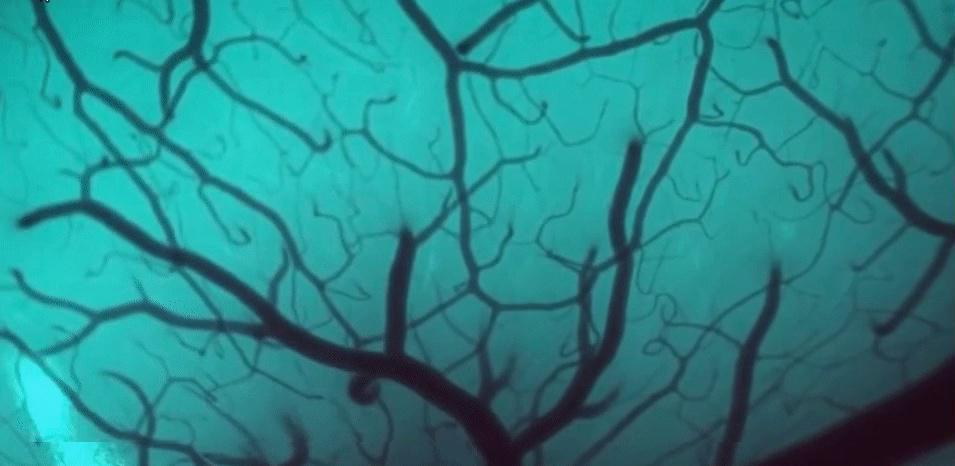
#> input picture image_manipulation/left_crop/left_crop_104.jpg, 955 x 466 px; its folder holds only this picture in this run
$ python test.py
#> lines starting #> are read from the running program, lines starting #| are printed output that depends on the picture; long printed decimals are rounded
### RL/Custom_Env/helper_functions.py
import os
import sys
import glob
import math

import cv2
import numpy as np


###################
# HELPER FUNCTIONS
###################
def order_files_by_date(path_to_folder, file_type):
    files = glob.glob("%s*%s" % (path_to_folder, file_type))
    files.sort(key=os.path.getmtime)
    return files


def get_example_image(image_files, index):
    """Extract an image from a list of file names by index

    Arguments:
        image_files {[list]} -- [list of image files]
        index {[int]} -- [image in the list of files we would like to access]
    """
#> called with index = 0
    img = cv2.imread(image_files[index])
#> img is the input picture: shape (466, 955, 3); mean B, G, R 137.5, 135.7, 38.9
    # Threshold all pixels to be entirelly white or black (for some reason some of the pixels were 244 / 1)
    img[img > 150] = 255
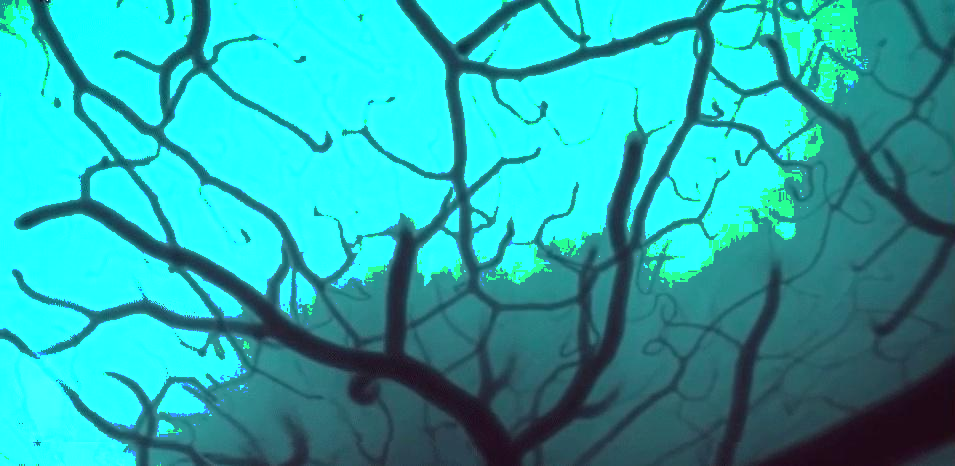
#> img: shape (466, 955, 3); mean B, G, R 173, 171, 38.9
    img[img < 150] = 0
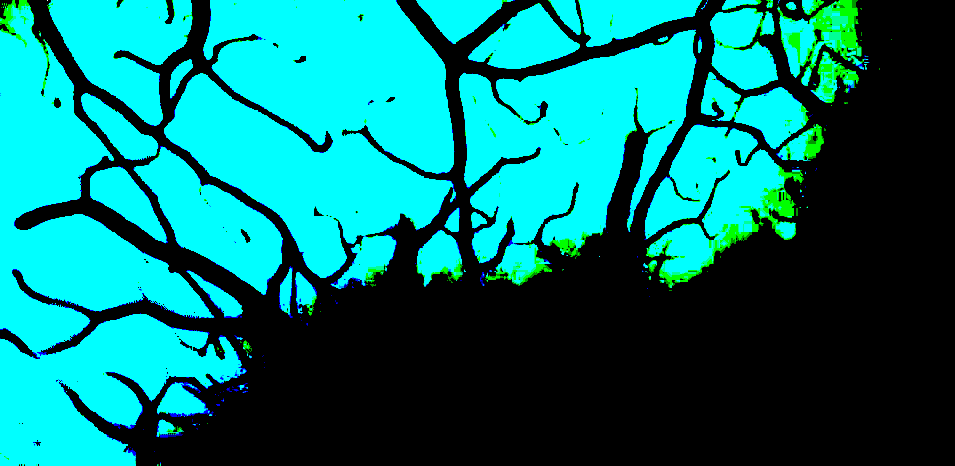
#> img: shape (466, 955, 3); mean B, G, R 116, 119.3, 0
    print(f"Shape: {img.shape}, Size: {img.size}, Unique: {np.unique(img)}")
#| Shape: (466, 955, 3), Size: 1335090, Unique: [  0 150 255]
    return img


def euc_dist(p1, p2):
    """Return the euclidean distance between two poitns

    Arguments:
        p1 {[x, y]} -- [point containing [x, y] coordinates in a list]
        p2 {[x, y]} -- [point containing [x, y] coordinates in a list]

    Returns:
        [int] -- [The euclidean distance between two points]
    """
    return math.sqrt(((p1[0] - p2[0]) ** 2) + ((p1[1] - p2[1]) ** 2))


def black_pixel_bool(vessel_img, i, j):
    """Return boolean indicating if a pixel in vessel_img at the ith row and jth column is black

    Arguments:
        vessel_img {[nparray]} -- [input image of segmented vasculature]
        i {[type]} -- [row]
        j {[type]} -- [column]

    Returns:
        [bool] -- [black = true, white = false]
    """
    if (
        vessel_img[i][j][0] == 0
        and vessel_img[i][j][1] == 0
        and vessel_img[i][j][2] == 0
    ):
        return True
    else:
        return False

### RL/Custom_Env/neural_thread.py
try:
    import sys
    sys.path.remove('/opt/ros/kinetic/lib/python2.7/dist-packages')
except:
    print('okay')

import cv2
import math
import numpy as np

from helper_functions import *

class Thread: # Note, often times in my writing I use thread and lace iterchangably to describe neural lace
    def __init__(self, SIZE):
        self.SIZE = SIZE
        self.x = np.random.randint(0, SIZE)
        self.y = np.random.randint(0, SIZE)

    def __str__(self):
        return f"x:{self.x}, y:{self.y}"

    # [35 lines left out: functions action, move, not called in this run]

    def distance(self, vessel_image, distance_dict):
        """Compute distance between a electrode thread and the nearest blood vessel

        Arguments:
            vessel_image {[nparray]} -- [input image of segmented vasculature]
        """
        # Compute all possible distances between self and other pixels
        for i in range(len(vessel_image)):
            for j in range(len(vessel_image)):
                if black_pixel_bool(vessel_image, i, j) == True:
                    result = euc_dist([i, j], [self.y, self.x])

                    distance_dict.add((i, j), result)
#> after the loop, distance_dict = 77067 items

        running_min = min(distance_dict.values())
#> running_min = 13.45
        smallest_distance = [key for key in distance_dict if distance_dict[key] == running_min]
#> smallest_distance = [(107, 56)]

        x = smallest_distance[0][0]
#> x = 107
        y = smallest_distance[0][1]
#> y = 56

        # Return the coordinates of the nearest vessel
        return distance_dict.get((x, y))

class Distances(dict):
    """Distance Dictionary Object"""
    def __init__(self):
        self = dict()

    def add(self, key, value):
        self[key] = value

### RL/Custom_Env/test.py
try:
    import sys
    sys.path.remove('/opt/ros/kinetic/lib/python2.7/dist-packages')
except:
    print('okay')

from helper_functions import *
import neural_thread

main_thread = neural_thread.Thread(150)

left_squares = order_files_by_date(
    "/home/andrew/Github/neuralink-bot/Image_Segmentation/segmented_images/square_segmentation_crops/left_crop/",
    ".jpg")
VESSEL_IMG = get_example_image(left_squares, 0)

distance_dict = neural_thread.Distances()

print(f"X {main_thread.x} y {main_thread.y}")
print(main_thread.distance(VESSEL_IMG, distance_dict))
#| 13.454
show = True
COLLISION = True
while show:
    center_coordinates = (main_thread.x, main_thread.y)
    radius = 5
    color = (0, 0, 255)
    thickness = -1

    image = cv2.circle(VESSEL_IMG, center_coordinates, radius, color, thickness)
    cv2.imshow("Render", image)
    if COLLISION == True or COLLISION == False:
        # crummy code to hang at the end if we reach abrupt end for good reasons or not.
        if cv2.waitKey(500) & 0xFF == ord('q'):
#> (key q is pressed here)
            print('YES')
    else:
        if cv2.waitKey(1) & 0xFF == ord('q'):
            print("NO")

$ run again, on image_manipulation/left_crop/left_crop_122.jpg
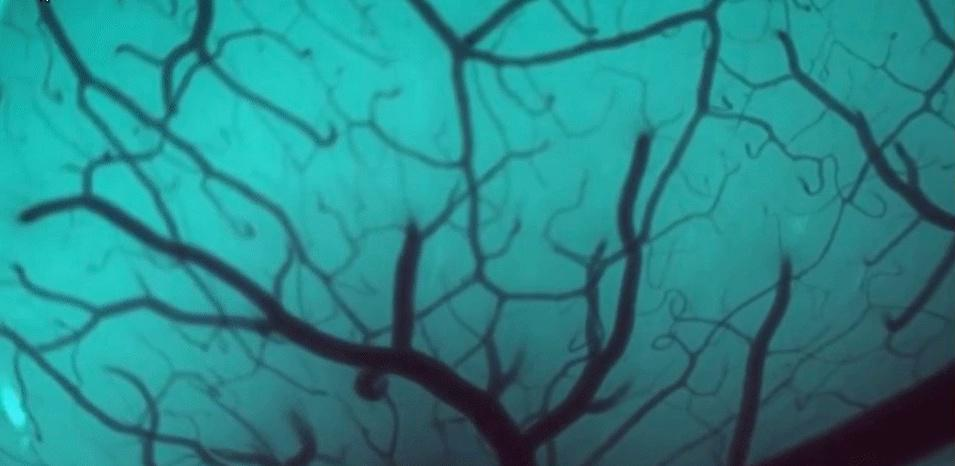
#> input picture image_manipulation/left_crop/left_crop_122.jpg, 955 x 466 px
#> in get_example_image, img is the input picture: shape (466, 955, 3); mean B, G, R 136.4, 134.8, 39.2
#> in get_example_image, `img[img > 150] = 255`:
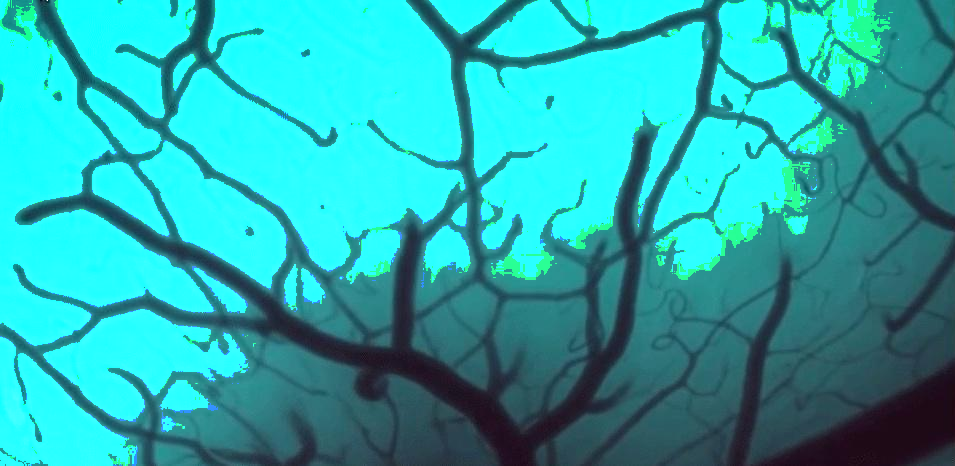
#> img: shape (466, 955, 3); mean B, G, R 172.9, 170.9, 39.2
#> in get_example_image, `img[img < 150] = 0`:
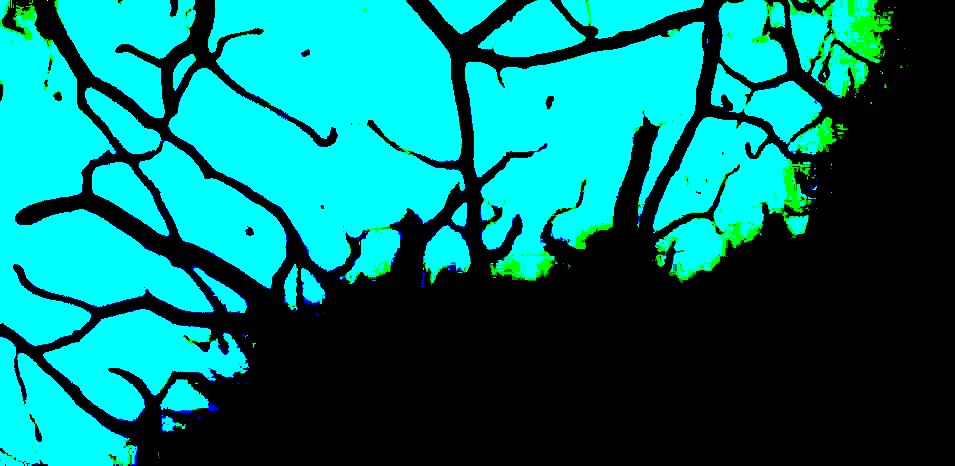
#> img: shape (466, 955, 3); mean B, G, R 115.7, 118.9, 0
#| Shape: (466, 955, 3), Size: 1335090, Unique: [  0 150 255]
#> after the loop in distance, `for i in range(len(vessel_image)):`: distance_dict = 79067 items
#> running_min = 19.7
#> smallest_distance = [(99, 55)]
#> x = 99
#> y = 55
#| 19.698
